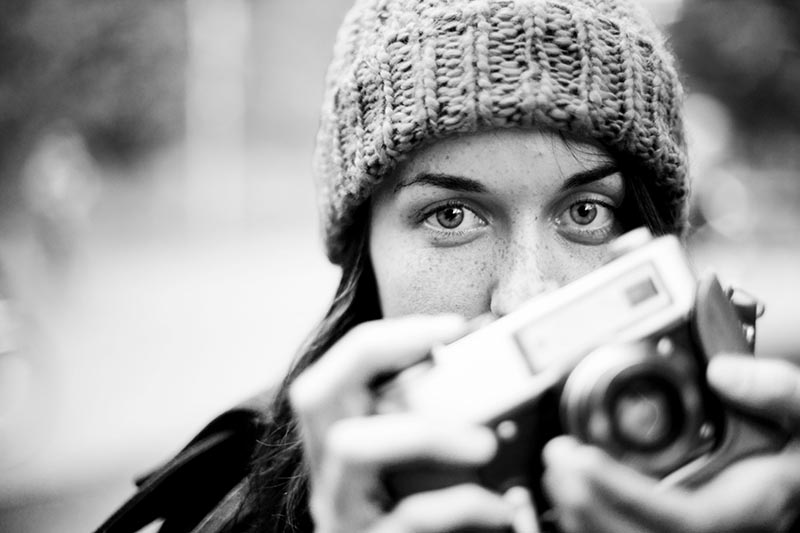
#> input picture imageTest.jpg, 800 x 533 px, given in place of the camera
$ python main1.py
#> lines starting #> are read from the running program, lines starting #| are printed output that depends on the picture
import cv2
import numpy as np


##Import xml files for face and eye detection##
eye = cv2.CascadeClassifier('./haarcascades/haarcascade_eye.xml')
face = cv2.CascadeClassifier('./haarcascades/haarcascade_frontalface_alt.xml')

Kernal = np.ones((3, 3), np.uint8)      #Declare kernal for morphology

cap = cv2.VideoCapture(0)

cap.set(cv2.CAP_PROP_FRAME_WIDTH, 320)        ##Set camera resolution
cap.set(cv2.CAP_PROP_FRAME_HEIGHT, 240)


while 1:
    ret, frame = cap.read()                     ##Read image frame
#> frame is the input picture: shape (533, 800, 3); min 0, max 255, mean 157.7
    frame = cv2.flip(frame, +1)                     ##Flip the image in case your camera capures inverted images
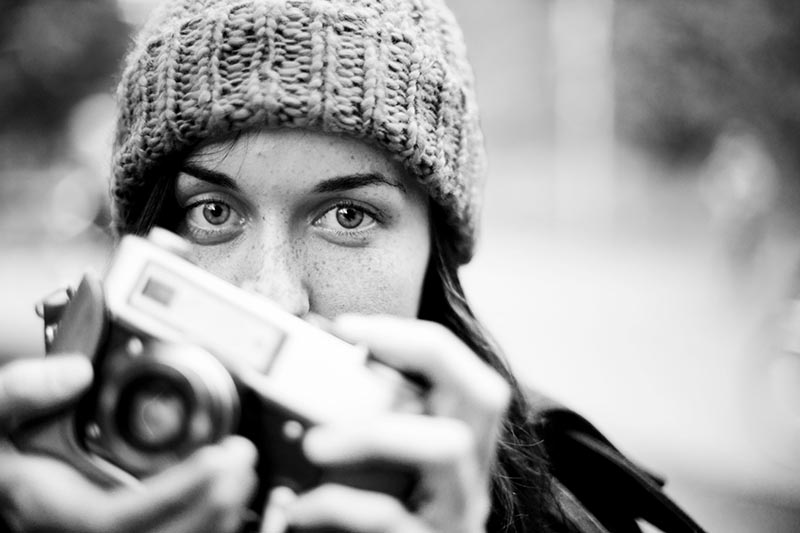
#> frame: shape (533, 800, 3); min 0, max 255, mean 157.7
    gray = cv2.cvtColor(frame, cv2.COLOR_BGR2GRAY)      ##Convert image to grayscale
    detect_face = face.detectMultiScale(gray, 1.2, 1)   ##Detect Face
#> detect_face = ()
    detect_eye = eye.detectMultiScale(gray, 1.2, 1)
#> detect_eye = [[407, 9, 20, 20], [253, 68, 21, 21], [246, 267, 20, 20], [117, 324, 38, 38], [394, 364, 47, 47], [729, 226, 46, 46], [126, 266, 52, 52], [173, 171, 80, 80], [292, 165, 99, 99], [628, 88, 106, 106], [110, 142, 129, 129]]

    for(face_x, face_y, face_z, face_h) in detect_face:
        img2 = gray[face_y:face_y+face_h, face_x:face_x+face_z]
        detect_eye = eye.detectMultiScale(img2, 1.2, 1)
        for (eye_x, eye_y, eye_z, eye_h) in detect_eye:
            # cv2.rectangle(frame, (face_x+eye_x, face_y+eye_y), (face_x+eye_x+eye_z, face_y+eye_y+eye_h),
            #               (0, 255, 0), 2)
            eye1 = gray[face_y+eye_y:face_y+eye_y+eye_h, face_x+eye_x:face_x+eye_x+eye_z]

            ret, binary = cv2.threshold(eye1, 60, 255, cv2.THRESH_BINARY_INV)
            # cv2.imshow('Binary', binary)

            width, height = binary.shape
            binary = binary[int(0.4 * height):height, :]    ##Crop top 40%of the image

            opening = cv2.morphologyEx(binary, cv2.MORPH_OPEN, Kernal)  ##Opening Morphology
            dilate = cv2.morphologyEx(opening, cv2.MORPH_DILATE, Kernal)  ##Dilate Morphology
            # cv2.imshow('Dilated', dilate)

            contours, hierarchy = cv2.findContours(dilate, cv2.RETR_TREE,  ##Find contours
                                                   cv2.CHAIN_APPROX_NONE)
            if len(contours) != 0:
                cnt = contours[0]
                M1 = cv2.moments(cnt)

                Cx1 = int(M1['m10'] / M1['m00'])        ##Find center of the contour
                Cy1 = int(M1['m01'] / M1['m00'])
                croppedImagePixelLength = int(0.4*height)       ##Number of pixels we cropped from the image
                center1 = (int(Cx1+face_x+eye_x), int(Cy1+face_y + eye_y + croppedImagePixelLength))    ##Center coordinates
                cv2.circle(frame, center1, 2, (0, 255, 0), 2)
#> this loop made 0 passes
    if not ret:                     ##If frame is not read then exit
        break
    if cv2.waitKey(1) == ord('s'):  ##While loop exit condition
#> (key Esc is pressed here)
        break
    cv2.imshow('Frame Image', frame)        ##Show original Image

cap.release()
cv2.destroyAllWindows()
